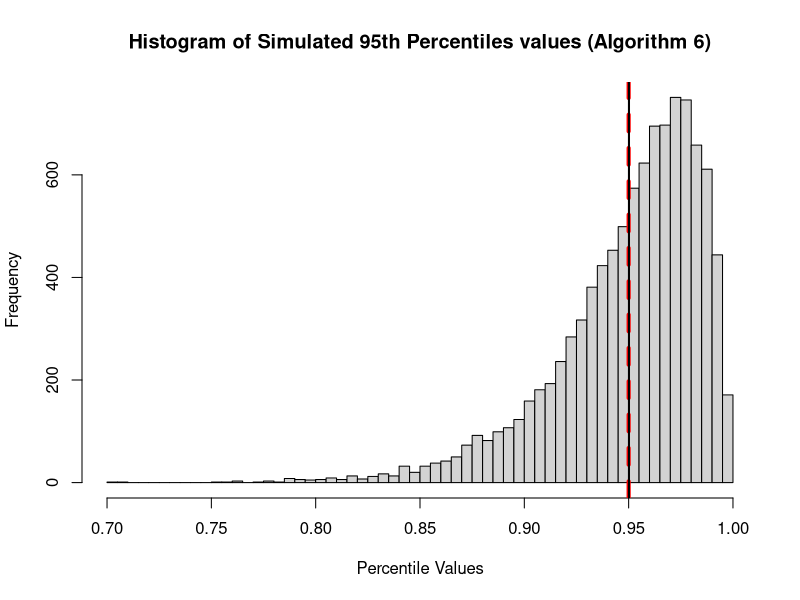
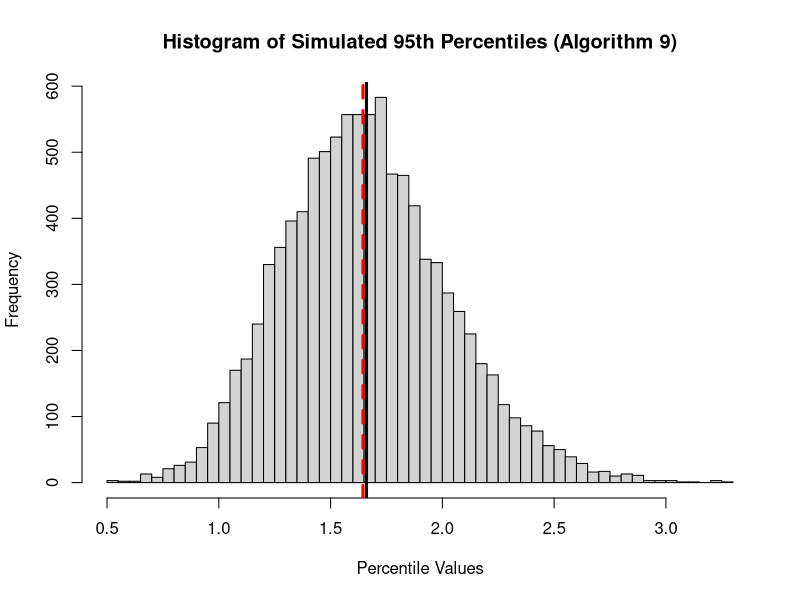
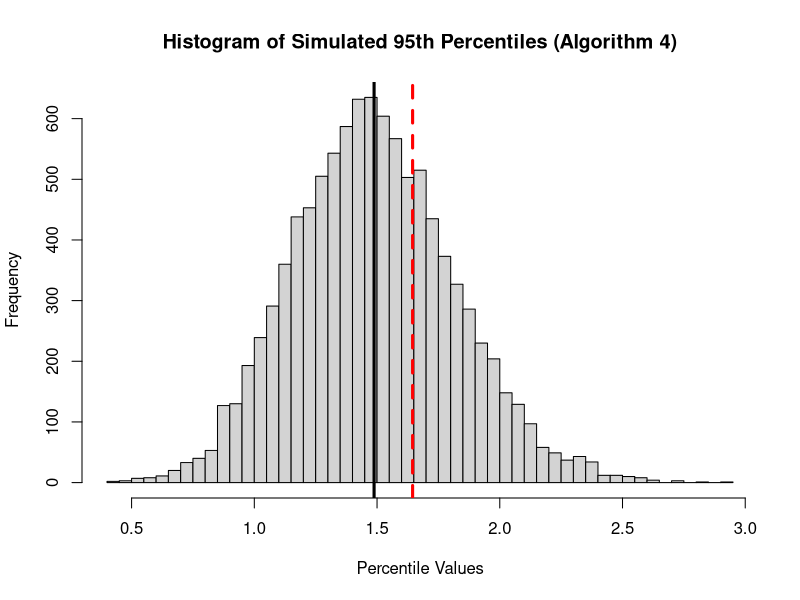
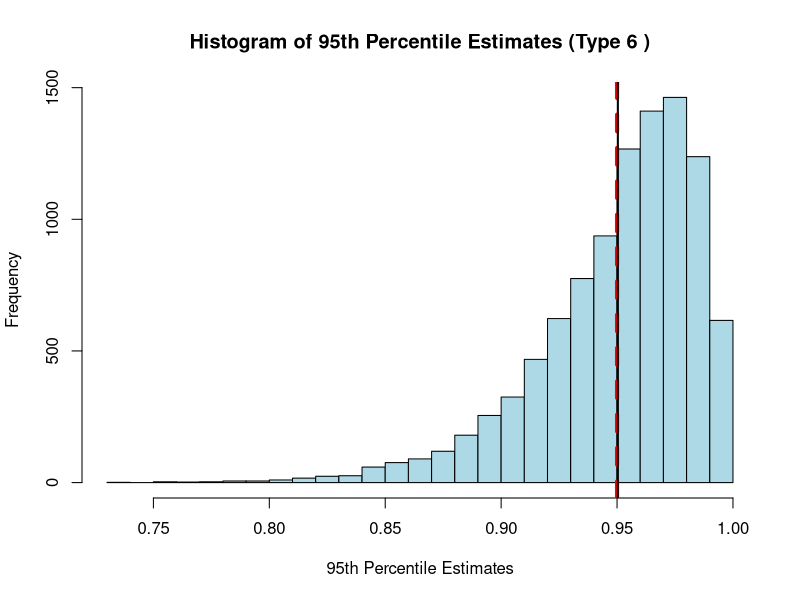
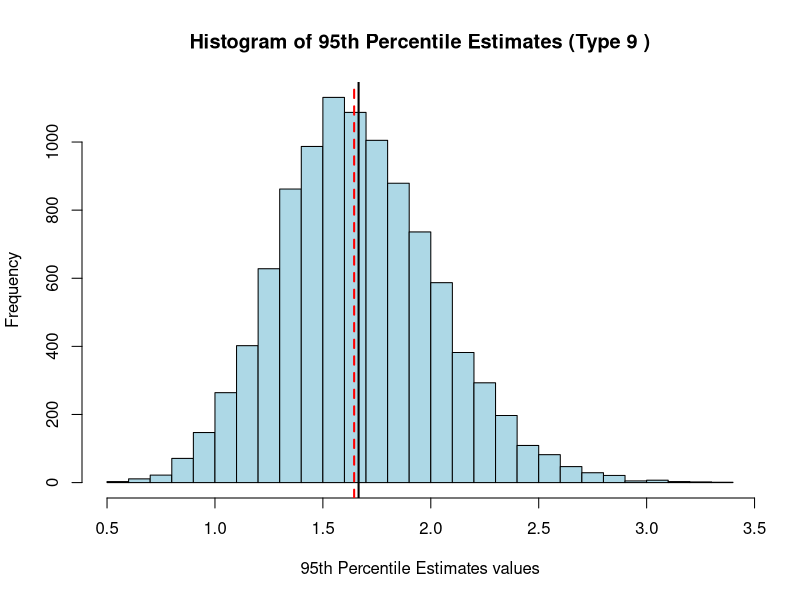
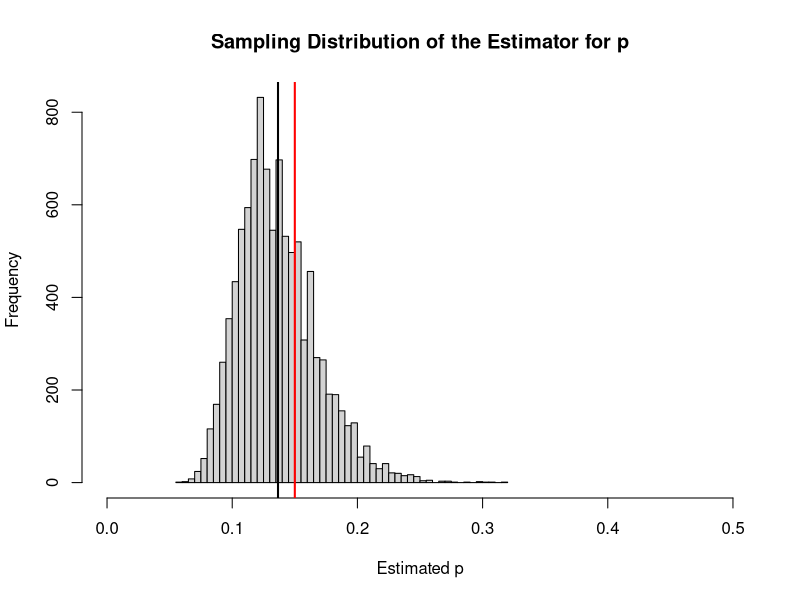
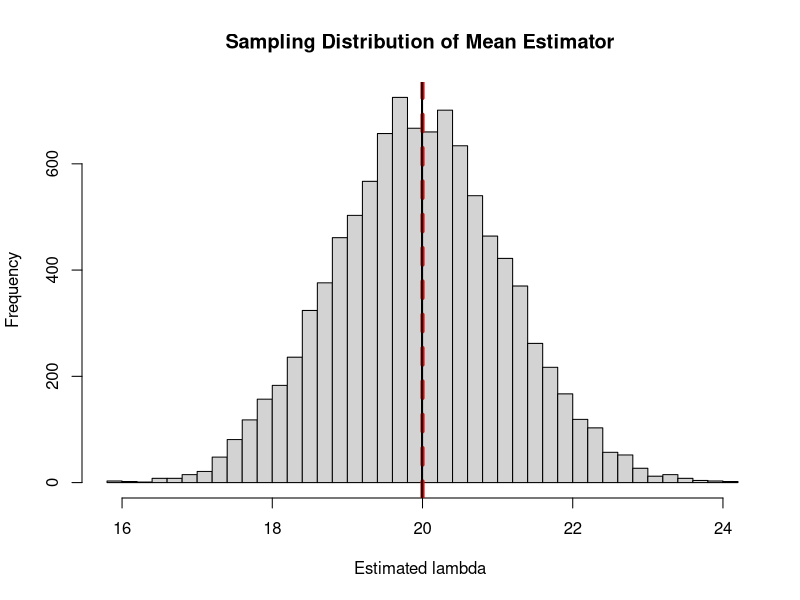
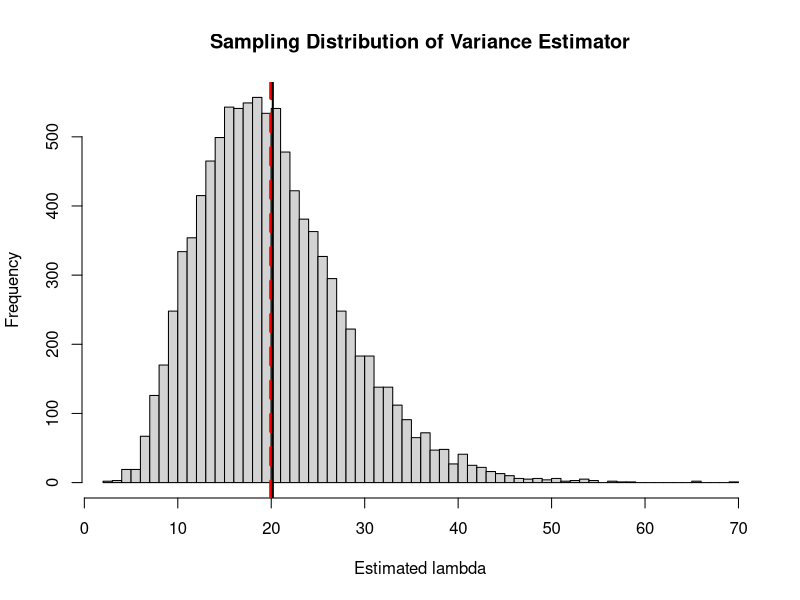

The R source for these figures, in order:
## ---- chunk 1
knitr::opts_chunk$set(echo=T,eval=T,message=F,warning=F,fig.align='center')
library(tidyverse)
?quantile

## ---- chunk 2
set.seed(42)
n_samples <- 30
num_simulations <- 10000
quantile_index <- 0.95

# Generate random samples from U(0, 1)
samples <- matrix(runif(num_simulations * n_samples), ncol = n_samples)

# True 95th percentile of U(0, 1)
true_percentile <- quantile_index

# Quantile algorithms 4 through 9
quantile_algorithms <- 4:9
absolute_biases <- numeric(length(quantile_algorithms))

for (i in seq_along(quantile_algorithms)) {
  algorithm <- quantile_algorithms[i]
  estimated_percentiles <- apply(samples, 1, quantile, probs = quantile_index, type = algorithm)
  
  absolute_bias <- mean(abs(estimated_percentiles - true_percentile))
 
  absolute_biases[i] <- absolute_bias
}

absolute_biases

# Find the algorithm with the smallest absolute bias
min_bias_index <- which.min(absolute_biases)
best_algorithm <- quantile_algorithms[min_bias_index]

cat(sprintf("Quantile algorithm %d has the smallest absolute bias: %f\n", best_algorithm, absolute_biases[min_bias_index]))
## ---- chunk 3
set.seed(42)
n_samples <- 30
num_simulations <- 10000
quantile_index <- 0.95

# Generate random samples from U(0, 1)
samples <- matrix(runif(num_simulations * n_samples), ncol = n_samples)

# True 95th percentile of U(0, 1)
true_percentile <- qunif(quantile_index)
true_percentile
# Quantile algorithms 4 through 9
quantile_algorithms <- 4:9
absolute_biases <- numeric(length(quantile_algorithms))
mean_percentiles <- numeric(length(quantile_algorithms))

for (i in seq_along(quantile_algorithms)) {
  algorithm <- quantile_algorithms[i]
  estimated_percentiles <- apply(samples, 1, quantile, probs = quantile_index, type = algorithm)
  mean_percentile <- mean(estimated_percentiles)
  absolute_bias <- mean(abs(estimated_percentiles - true_percentile))
  
  mean_percentiles[i] <- mean_percentile
  absolute_biases[i] <- absolute_bias
  
  cat(sprintf("Algorithm %d: Mean Percentile = %f, Absolute Bias = %f\n", algorithm, mean_percentile, absolute_bias))
}


# Find the algorithm with the smallest absolute bias
min_bias_index <- which.min(absolute_biases)
best_algorithm <- quantile_algorithms[min_bias_index]

cat(sprintf("Quantile algorithm %d has the smallest absolute bias: %f\n", best_algorithm, absolute_biases[min_bias_index]))

# Plot the histogram of the simulated distributions of percentiles for the best algorithm
best_algorithm <- quantile_algorithms[which.min(absolute_biases)]
best_percentiles <- apply(samples, 1, quantile, probs = quantile_index, type = best_algorithm)
best_percentiles
hist(best_percentiles, breaks = 50, main = sprintf("Histogram of Simulated 95th Percentiles values (Algorithm %d)", best_algorithm), xlab = "Percentile Values")
abline(v = true_percentile, col = "red", lty=2, lwd = 4)
#abline(v = mean(quantile_estimates[, best_algorithm]), col = "black", lwd = 2)
abline(v = mean(best_percentiles), col = "black", lwd = 2)

## ---- chunk 4
set.seed(42)
n_samples <- 30
num_simulations <- 10000
quantile_index <- 0.95

# Generate random samples from U(0, 1)
samples <- matrix(runif(num_simulations * n_samples), ncol = n_samples)

# Quantile algorithms 4 through 9
quantile_algorithms <- 4:9
variances <- numeric(length(quantile_algorithms))

for (i in seq_along(quantile_algorithms)) {
  algorithm <- quantile_algorithms[i]
  estimated_percentiles <- apply(samples, 1, quantile, probs = quantile_index, type = algorithm)
  variances[i] <- var(estimated_percentiles)
  
  cat(sprintf("Algorithm %d: Variance = %f\n", algorithm, variances[i]))
}

# Find the algorithm with the smallest variance
min_variance_index <- which.min(variances)
best_algorithm_variance <- quantile_algorithms[min_variance_index]

cat(sprintf("Quantile algorithm %d has the smallest variance: %f\n", best_algorithm_variance, variances[min_variance_index]))

## ---- chunk 5
#mean, bias, variances
set.seed(42)
n_samples <- 30
num_simulations <- 10000
quantile_index <- 0.95

# Generate random samples from Normal(0, 1)
samples <- matrix(rnorm(num_simulations * n_samples), ncol = n_samples)

# True 95th percentile of N(0, 1)
true_percentile <- qnorm(quantile_index)

# Quantile algorithms 4 through 9
quantile_algorithms <- 4:9
absolute_biases <- numeric(length(quantile_algorithms))
mean_percentiles <- numeric(length(quantile_algorithms))
variances <- numeric(length(quantile_algorithms))

for (i in seq_along(quantile_algorithms)) {
  algorithm <- quantile_algorithms[i]
  estimated_percentiles <- apply(samples, 1, quantile, probs = quantile_index, type = algorithm)
  mean_percentile <- mean(estimated_percentiles)
  absolute_bias <- mean(abs(estimated_percentiles - true_percentile))
  
  mean_percentiles[i] <- mean_percentile
  absolute_biases[i] <- absolute_bias
  variances[i] <- var(estimated_percentiles)
  
  cat(sprintf("Algorithm %d: Mean Percentile = %f, Absolute Bias = %f\n", algorithm,   mean_percentile, absolute_bias))
cat(sprintf("Algorithm %d: Variance = %f\n", algorithm, variances[i]))
}
# Find the algorithm with the smallest absolute bias
min_bias_index <- which.min(absolute_biases)
best_algorithm <- quantile_algorithms[min_bias_index]

cat(sprintf("Quantile algorithm %d has the smallest absolute bias: %f\n", best_algorithm, absolute_biases[min_bias_index]))

# Find the algorithm with the smallest variance
min_variance_index <- which.min(variances)
best_algorithm_variance <- quantile_algorithms[min_variance_index]

cat(sprintf("Quantile algorithm %d has the smallest variance: %f\n", best_algorithm_variance, variances[min_variance_index]))



# Plot the histogram of the simulated distributions of percentiles for the best algorithm
best_algorithm <- quantile_algorithms[which.min(absolute_biases)]
best_percentiles <- apply(samples, 1, quantile, probs = quantile_index, type = best_algorithm)

hist(best_percentiles, breaks = 50, main = sprintf("Histogram of Simulated 95th Percentiles (Algorithm %d)", best_algorithm), xlab = "Percentile Values")
abline(v=mean_percentile, lwd=3)
abline(v=true_percentile, col="red", lty=2, lwd=3)



## ---- chunk 6
#samo varianci
#set.seed(42)
n_samples <- 30
num_simulations <- 10000
quantile_index <- 0.95

# Generate random samples from N(0, 1)
samples <- matrix(rnorm(num_simulations * n_samples), ncol = n_samples)

# Quantile algorithms 4 through 9
quantile_algorithms <- 4:9
variances <- numeric(length(quantile_algorithms))

for (i in seq_along(quantile_algorithms)) {
  algorithm <- quantile_algorithms[i]
  estimated_percentiles <- apply(samples, 1, quantile, probs = quantile_index, type = algorithm)
  variances[i] <- var(estimated_percentiles)
  
  cat(sprintf("Algorithm %d: Variance = %f\n", algorithm, variances[i]))
}

# Find the algorithm with the smallest variance
min_variance_index <- which.min(variances)
best_algorithm_variance <- quantile_algorithms[min_variance_index]

cat(sprintf("Quantile algorithm %d has the smallest variance: %f\n", best_algorithm_variance, variances[min_variance_index]))

## ---- chunk 7
#poedini algoritmi  nesto ne e vo red?
set.seed(42)
n_samples <- 30
num_simulations <- 10000
quantile_index <- 0.95

# Generate random samples from Normal(0, 1)
samples <- matrix(rnorm(num_simulations * n_samples), ncol = n_samples)

# True 95th percentile of N(0, 1)
true_percentile <- qnorm(quantile_index)
# Quantile algorithms 4 through 9
# quantile_algorithms <- 4:9
quantile_algorithms <- 4
absolute_biases <- numeric(length(quantile_algorithms))
mean_percentiles <- numeric(length(quantile_algorithms))
variances <- numeric(length(quantile_algorithms))

for (i in seq_along(quantile_algorithms)) {
  algorithm <- quantile_algorithms[i]
  estimated_percentiles <- apply(samples, 1, quantile, probs = quantile_index, type = algorithm)
  mean_percentile <- mean(estimated_percentiles)
  absolute_bias <- mean(abs(estimated_percentiles - true_percentile))
  
  mean_percentiles[i] <- mean_percentile
  absolute_biases[i] <- absolute_bias
  variances[i] <- var(estimated_percentiles)
  cat(sprintf("Algorithm %d: Mean Percentile = %f, Absolute Bias = %f\n", algorithm,  mean_percentile, absolute_bias))
cat(sprintf("Algorithm %d: Variance = %f\n", algorithm, variances[i]))
}
# Find the algorithm with the smallest absolute bias
min_bias_index <- which.min(absolute_biases)
best_algorithm <- quantile_algorithms[min_bias_index]

cat(sprintf("Quantile algorithm %d has the smallest absolute bias: %f\n", best_algorithm, absolute_biases[min_bias_index]))

# Find the algorithm with the smallest variance
min_variance_index <- which.min(variances)
best_algorithm_variance <- quantile_algorithms[min_variance_index]

cat(sprintf("Quantile algorithm %d has the smallest variance: %f\n", best_algorithm_variance, variances[min_variance_index]))

# Plot the histogram of the simulated distributions of percentiles for the best algorithm
best_algorithm <- quantile_algorithms[which.min(absolute_biases)]
best_percentiles <- apply(samples, 1, quantile, probs = quantile_index, type = best_algorithm)

hist(best_percentiles, breaks = 50, main = sprintf("Histogram of Simulated 95th Percentiles (Algorithm %d)", best_algorithm), xlab = "Percentile Values")
abline(v=mean_percentile, lwd=3)
abline(v=true_percentile, col="red", lty=2, lwd=3)


## ---- chunk 8
qnorm(0.95,0,1)
## ---- chunk 9
# Parameters
n <- 30                  # Sample size
true_quantile <- 0.95    # True quantile we're estimating
num_simulations <- 10000 # Number of simulations

# Storage for quantile estimates for each algorithm (types 4 to 9)
quantile_estimates <- matrix(NA, nrow = num_simulations, ncol = 6)

# Run Monte Carlo simulations
set.seed(42)  # For reproducibility
for (i in 1:num_simulations) {
  # Generate a random sample of n from Uniform[0, 1]
  sample_data <- runif(n, min = 0, max = 1)
  
  # Calculate 95th percentile for each quantile algorithm (types 4 to 9)
  quantile_estimates[i, ] <- sapply(4:9, function(type) quantile(sample_data, probs = true_quantile, type = type))
}

# Step 1: Calculate the true 95th percentile for Uniform[0,1]
true_value <- qunif(true_quantile, min = 0, max = 1)

# Step 2: Calculate Absolute Bias and Variance for each algorithm
bias <- colMeans(quantile_estimates) - true_value
abs_bias <- abs(bias)
variances <- apply(quantile_estimates, 2, var)

# Identify the best algorithm based on minimum absolute bias and minimum variance
best_abs_bias_algorithm <- which.min(abs_bias) + 3  # Offset by 3 to map to types 4 to 9
best_variance_algorithm <- which.min(variances) + 3 # Offset by 3 to map to types 4 to 9

# Print results
cat("quantile_estimates:",colMeans(quantile_estimates) , "\n")
cat("Absolute Biases:", abs_bias, "\n")
cat("Variances:", variances, "\n")
cat("Best algorithm by absolute bias: Type", best_abs_bias_algorithm, "\n")
cat("Best algorithm by variance: Type", best_variance_algorithm, "\n")

# Step 3: Plot histogram for the best algorithm based on absolute bias or variance
# Here, let's assume we're focusing on the best algorithm by absolute bias
best_algorithm <- best_abs_bias_algorithm - 3  # Adjust index for zero-indexed R columns
hist(quantile_estimates[, best_algorithm], breaks = 30, col = "lightblue", 
     main = paste("Histogram of 95th Percentile Estimates (Type", best_abs_bias_algorithm, ")"),
     xlab = "95th Percentile Estimates")
abline(v = true_value, col = "red", lty=2, lwd = 4)
abline(v = mean(quantile_estimates[, best_algorithm]), col = "black", lwd = 2)

## ---- chunk 10
# Parameters
n <- 30                  # Sample size
true_quantile <- 0.95    # True quantile we're estimating
num_simulations <- 10000 # Number of simulations

# Storage for quantile estimates for each algorithm (types 4 to 9)
quantile_estimates <- matrix(NA, nrow = num_simulations, ncol = 6)

# Run Monte Carlo simulations
set.seed(42)  # For reproducibility
for (i in 1:num_simulations) {
  # Generate a random sample of n from N(0, 1)
  sample_data <- rnorm(n, mean = 0, sd = 1)
  
  # Calculate 95th percentile for each quantile algorithm (types 4 to 9)
  quantile_estimates[i, ] <- sapply(4:9, function(type) quantile(sample_data, probs = true_quantile, type = type))
}

# Step 1: Calculate the true 95th percentile for N(0, 1)
true_value <- qnorm(true_quantile, mean = 0, sd = 1)
true_value
# Step 2: Calculate Absolute Bias and Variance for each algorithm
bias <- colMeans(quantile_estimates - true_value)
bias1 <- colMeans(quantile_estimates) - true_value
allmaens <-colMeans(quantile_estimates)
allmaens
abs_bias <- abs(bias)
variances <- apply(quantile_estimates, 2, var)
# Identify the best algorithm based on minimum absolute bias and minimum variance
best_abs_bias_algorithm <- which.min(abs_bias) + 3  # Offset by 3 to map to types 4 to 9
best_variance_algorithm <- which.min(variances) + 3 # Offset by 3 to map to types 4 to 9

# Print results
cat("Absolute Biases:", abs_bias, "\n")
cat("Variances:", variances, "\n")
cat("Best algorithm by absolute bias: Type", best_abs_bias_algorithm, "\n")
cat("Best algorithm by variance: Type", best_variance_algorithm, "\n")

# Step 3: Plot histogram for the best algorithm based on absolute bias or variance
# Here, let's assume we're focusing on the best algorithm by absolute bias
best_algorithm <- best_abs_bias_algorithm - 3  # Adjust index for zero-indexed R columns
hist(quantile_estimates[, best_algorithm], breaks = 30, col = "lightblue", 
     main = paste("Histogram of 95th Percentile Estimates (Type", best_abs_bias_algorithm, ")"),
     xlab = "95th Percentile Estimates values")
abline(v = true_value, col = "red", lty=2,lwd = 2)
abline(v = mean(quantile_estimates[, best_algorithm]), col = "black", lwd = 2)

## ---- chunk 11
set.seed(42)
n_samples <- 13
num_simulations <- 10000
true_p <- 0.15

# Function to generate a random sample from Geometric(p) and estimate p
estimate_p <- function(p, n) {
  samples <- rgeom(n, p) + 1  # rgeom generates the number of failures before the first success
  sample_mean <- mean(samples)
  estimated_p <- 1 / (sample_mean + 1)
  return(estimated_p)
}

# Generate estimates of p
estimates <- replicate(num_simulations, estimate_p(true_p, n_samples))
mean(estimates)
# Plot the histogram
hist(estimates, breaks = 50, main = "Sampling Distribution of the Estimator for p", xlab = "Estimated p", xlim = c(0, 0.5))
abline(v = true_p, col = "red", lwd = 2)
abline(v = mean(estimates), col = "black", lwd = 2)
## ---- chunk 12
set.seed(42)
n_samples <- 13
num_simulations <- 10000
true_p <- 0.15

# Function to generate a random sample from Geometric(p) and estimate p
estimate_p <- function(p, n) {
  samples <- rgeom(n, p) + 1  # rgeom generates the number of failures before the first success
  sample_mean <- mean(samples)
  estimated_p <- 1 / (sample_mean + 1)
  return(estimated_p)
}

# Generate estimates of p
estimates <- replicate(num_simulations, estimate_p(true_p, n_samples))

# Calculate the mean of the estimated p values
mean_estimated_p <- mean(estimates)

# Calculate the bias
bias <- mean_estimated_p - true_p

cat(sprintf("True p: %f\n", true_p))
cat(sprintf("Mean of estimated p: %f\n", mean_estimated_p))
cat(sprintf("Bias of the estimator: %f\n", bias))

## ---- chunk 13
set.seed(42)
n_samples <- 15
num_simulations <- 10000
lambda <- 20

# Function to generate a sample from Poisson(lambda) and calculate the sample mean
estimate_lambda_mean <- function(lambda, n) {
  samples <- rpois(n, lambda)
  sample_mean <- mean(samples)
  return(sample_mean)
}

# Generate estimates of lambda using the sample mean
estimates_mean <- replicate(num_simulations, estimate_lambda_mean(lambda, n_samples))
#estimates_mean
mean1<-mean(estimates_mean)

# Plot the histograms

hist(estimates_mean, breaks = 50, main = "Sampling Distribution of Mean Estimator", xlab = "Estimated lambda", xlim = c(min(estimates_mean), max(estimates_mean)))
abline(v = lambda, col = "red", lty=2,lwd = 4)
abline(v = mean1, col = "black", lwd = 2)

cat(sprintf("True lambda: %f\n", lambda))
cat(sprintf("Mean of estimated lambdas using mean: %f\n", mean1))
cat(sprintf("Variance of estimated lambdas using mean: %f\n", var(estimates_mean)))

## ---- chunk 14
set.seed(42)
n_samples <- 15
num_simulations <- 10000
lambda <- 20


# Function to generate a sample from Poisson(lambda) and calculate the sample variance
estimate_lambda_variance <- function(lambda, n) {
  samples <- rpois(n, lambda)
  sample_variance <- var(samples)
  return(sample_variance)
}

# Generate estimates of lambda using the sample variance
estimates_variance <- replicate(num_simulations, estimate_lambda_variance(lambda, n_samples))
#estimates_variance
mean2=mean(estimates_variance)
var2=var(estimates_variance)
# Plot the histograms

hist(estimates_variance, breaks = 50, main = "Sampling Distribution of Variance Estimator", xlab = "Estimated lambda", xlim = c(min(estimates_variance), max(estimates_variance)))
abline(v = lambda, col = "red",lty=2, lwd = 4)
abline(v = mean2, col = "black", lwd = 2)


cat(sprintf("True lambda: %f\n", lambda))
cat(sprintf("Mean of estimated lambdas using variance: %f\n", mean(estimates_variance)))
# los rezultat
cat(sprintf("Variance of estimated lambdas using variance: %f\n", var(estimates_variance)))

## ---- chunk 15
set.seed(42)
n_samples <- 15
num_simulations <- 10000
lambda <- 20

# Function to generate a sample from Poisson(lambda) and calculate the combined estimator
estimate_combined <- function(lambda, n) {
  samples <- rpois(n, lambda)
  sample_mean <- mean(samples)
  sample_variance <- var(samples)
  combined_estimator <- 0.5 * sample_mean + 0.5 * sample_variance
  return(combined_estimator)
}

# Generate estimates of lambda using the combined estimator
estimates_combined <- replicate(num_simulations, estimate_combined(lambda, n_samples))
mean1
# Plot the histogram
hist(estimates_combined, breaks = 50, main = "Sampling Distribution of Combined Estimator", xlab = "Estimated lambda")
abline(v = lambda, col = "red", lty=2,lwd = 4)
abline(v = mean(estimates_combined), col = "black", lwd = 2)

cat(sprintf("True lambda: %f\n", lambda))
cat(sprintf("Mean of combined estimator: %f\n", mean(estimates_combined)))
cat(sprintf("Variance of combined estimator: %f\n", var(estimates_combined)))

## ---- chunk 16
# Set parameters
n <- 15                # Sample size
lambda_poisson <- 20   # Poisson lambda parameter
num_simulations <- 10000  # Number of simulations

# Step 1: Monte Carlo Simulations
# Generate samples from Poisson(lambda = 20) distribution
#set.seed(42)
samples <- replicate(num_simulations, rpois(n, lambda = lambda_poisson))

# Calculate sample means (X_bar) and sample variances (S^2) for each sample
sample_means <- apply(samples, 2, mean)
sample_variances <- apply(samples, 2, var)

# Step 2: Plot histograms for X_bar and S^2
par(mfrow = c(1, 2))

# Histogram for X_bar
hist(sample_means, breaks = 30, col = "skyblue", border = "black",
     main = "Sampling Distribution of Sample Mean (X̄)",
     xlab = "Sample Mean (X̄)", ylab = "Frequency")
     abline(v = lambda_poisson, col = "red", lty=2,lwd = 4)
     abline(v = mean(sample_means), col = "black", lwd = 2)
# Histogram for S^2
hist(sample_variances, breaks = 30, col = "salmon", border = "black",
     main = "Sampling Distribution of Sample Variance (S²)",
     xlab = "Sample Variance (S²)", ylab = "Frequency")
     abline(v = lambda_poisson, col = "red", lty=2,lwd = 4)
     abline(v = mean(sample_variances), col = "black", lwd = 2)
# Step 3: Calculate variances of X̄ and S²
mean_X_bar<-mean(sample_means)
var_X_bar <- var(sample_means)
mean_S_squared<-mean(sample_variances)
var_S_squared <- var(sample_variances)

# Step 4: Combined Estimator a*X̄ + b*S²
# Using weights a = 0.5 and b = 0.5
a <- 0.5
b <- 0.5
combined_estimator <- a * sample_means + b * sample_variances
mean_combined <- mean(combined_estimator)
var_combined <- var(combined_estimator)

# Print results
cat("Mean of X̄:", mean_X_bar, "\n")
cat("Variance of X̄:", var_X_bar, "\n")
cat("Mean of S²:", mean_S_squared, "\n")
cat("Variance of S²:", var_S_squared, "\n")
cat("Mean of Combined Estimator (0.5*X̄ + 0.5*S²):", mean_combined, "\n")
cat("Variance of Combined Estimator (0.5*X̄ + 0.5*S²):", var_combined, "\n")
